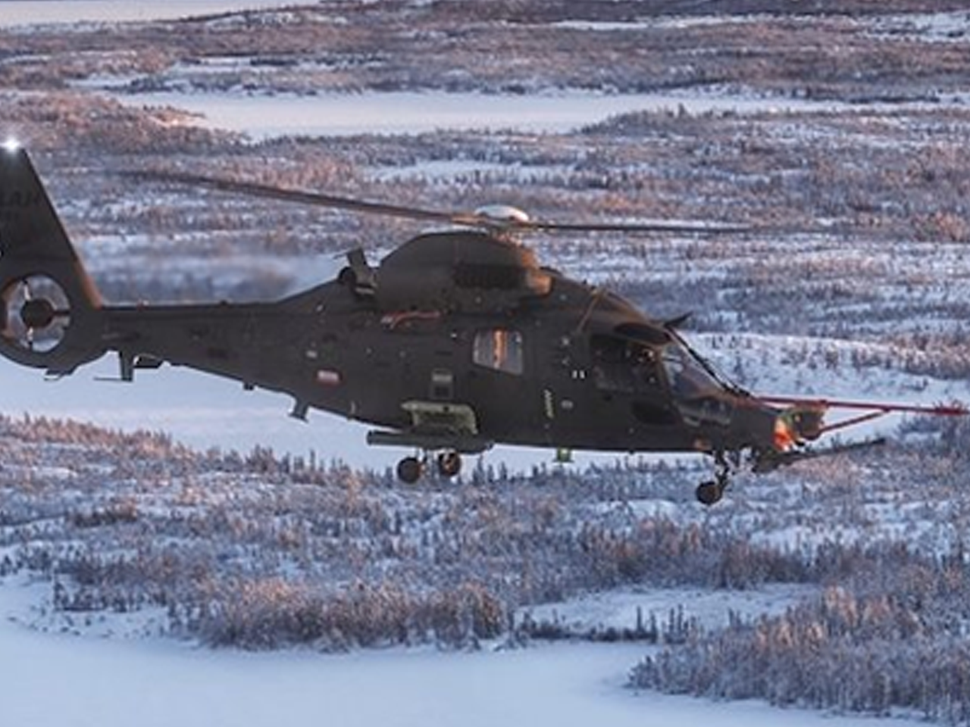
#> input picture 0.origin_images/1.png, 970 x 727 px, shrunk from 1280 x 960 before the run; its folder holds only this picture in this run
$ python jpgconvert.py
#> lines starting #> are read from the running program, lines starting #| are printed output that depends on the picture
import os
from PIL import Image

src_folder = './0.origin_images'
flip_folder = './3.flipped'
output_folder = './1.converted_to_jpg'

if not os.path.exists(src_folder):
    os.makedirs(src_folder)
if not os.path.exists(flip_folder):
    os.makedirs(flip_folder)
if not os.path.exists(output_folder):
    os.makedirs(output_folder)

def process_images_in_directory(src_folder, flip_folder, output_folder):
#> called with src_folder = './0.origin_images', flip_folder = './3.flipped', output_folder = './1.converted_to_jpg'
    for root, dirs, files in os.walk(src_folder):
        print('root', root)
        print('dirs', dirs)
        print('files', files)
        # Calculate relative path and create corresponding directory in flip_folder and output_folder
        relative_path = os.path.relpath(root, src_folder)
        print(relative_path)
        current_flip_folder = os.path.join(flip_folder, relative_path)
        print(current_flip_folder)
        current_output_folder = os.path.join(output_folder, relative_path)

        if not os.path.exists(current_flip_folder):
            os.makedirs(current_flip_folder)
        if not os.path.exists(current_output_folder):
            os.makedirs(current_output_folder)

        for filename in files:
            try:
                if filename.lower().endswith(('.jpg', '.png', '.jpeg', '.webp', '.bmp', '.avif')):
                    src_path = os.path.join(root, filename)
                    image = Image.open(src_path).convert("RGB")
                    flip_path = os.path.join(current_flip_folder, filename)
                    temp_image = image.transpose(Image.FLIP_LEFT_RIGHT)
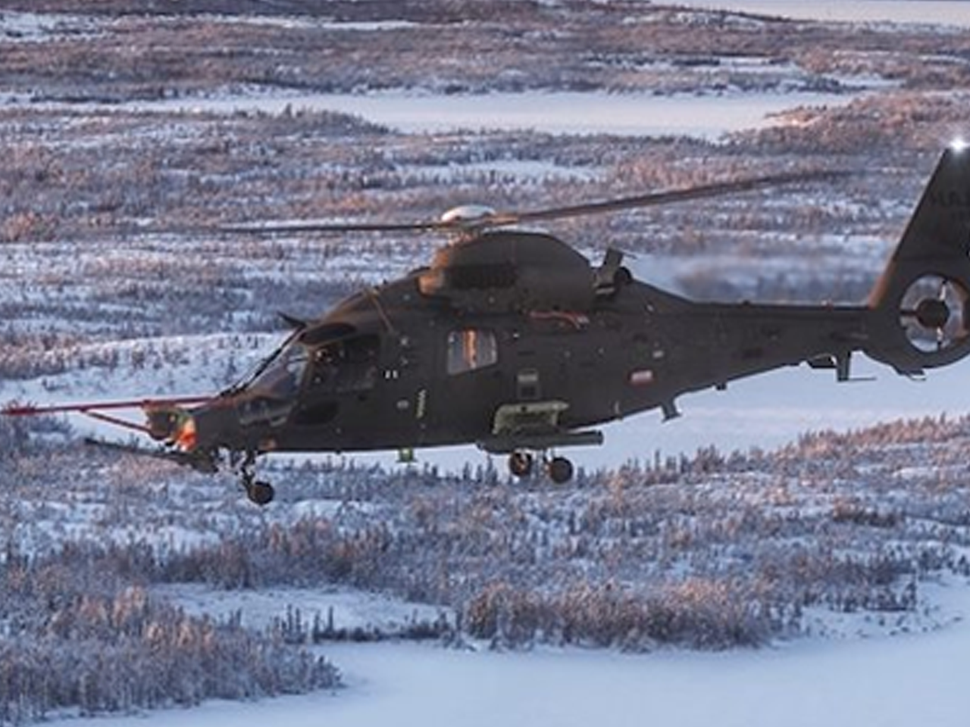
#> temp_image: PIL image 970x727 RGB; mean R, G, B 119, 122.1, 143.3
                    rotated_image = temp_image.transpose(Image.FLIP_LEFT_RIGHT)
                    rotated_image.save(flip_path)

                    dst_path = os.path.join(current_output_folder, os.path.splitext(filename)[0] + '.jpg')
                    rotated_image.save(dst_path, 'JPEG', quality=90)
                    os.remove(flip_path)
                else:
                    print(f"Skipping {filename} as it is not a supported image format.")
            except (IOError):
                print(f"Error processing {filename}. Skipping...")
                continue

# Start processing the images
process_images_in_directory(src_folder, flip_folder, output_folder)
